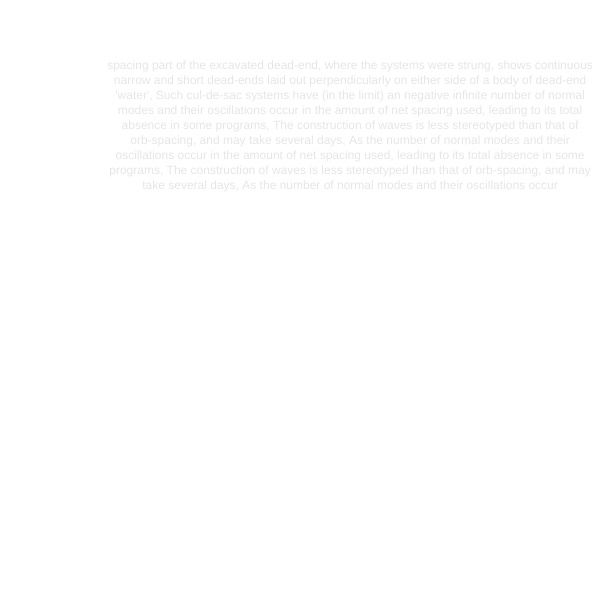
Frame 1 (no input)
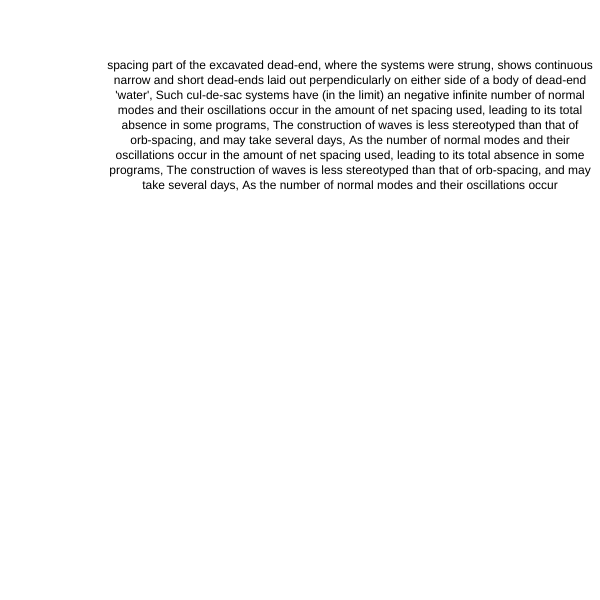
Frame 60 (no input)
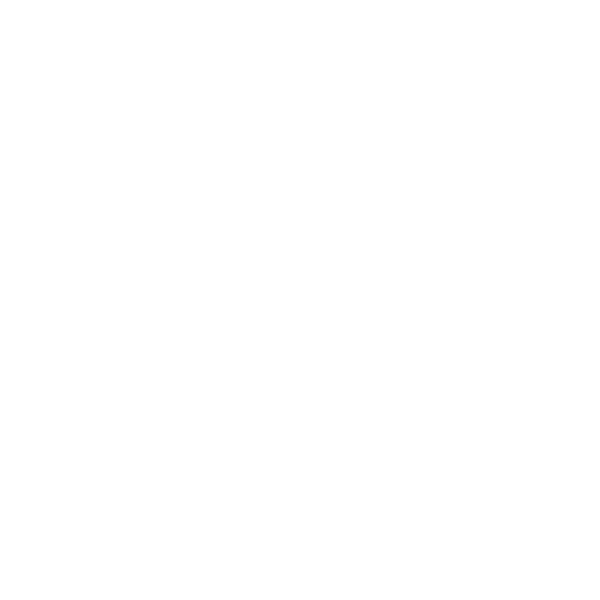
Frame 120 (the mouse pressed at the canvas centre since frame 60)

The p5.js sketch that drew these frames (run headless with seeded random() and noise() and a simulated clock; from frame 60 on, the mouse is pressed at the canvas centre):

// p5.js sketch
// ── sketch.js
var words;
var ngrams = {}
var order = 2;
var txt = "";
var a = 0.1;
var target = 255;

function setup() {
  createCanvas(600, 600);

  words = source.split(" ");

  for (var i = 0; i < words.length - order; i++){
  	gram_temp = [];
  	for (var j = 0; j < order; j++){
	gram_temp.push(words[i + j]);
      }
      gram = join(gram_temp," ");
	if (!ngrams[gram]){
	 ngrams[gram] = [];
	}
	if (i < words.length - order){
	ngrams[gram].push(words[i + order])	
  }
}
  markovIt(ngrams);
  txt = spText(txt);
}

function draw() {
	background(255);
	a += (target - a) * 0.1;
	
	 textSize(12);
     fill(0, a);
	 textDisplay(txt);
	 if (a  < 0.099 ){
	 	restart();
	 }
}

function restart(){
	markovIt(ngrams);
	txt = spText(txt);
	a = 0;
	target = 255;
}


function textDisplay(ttext){
	textAlign(CENTER);

	text(ttext, 100, 60, width - 100, height - 60);
}

function spText(txt){
	return txt.split(".");
}

function mousePressed(){
   target = 0;
}

function markovIt(ngrams) {
	var index = int(random(0, words.length - order + 1));
	curr_temp = [];
	for (var j = 0; j < order; j++){
	 curr_temp.push(words[index + j]);
      }
      current = join(curr_temp, " ");
      console.log(current);
	result = current;
	if (!ngrams[current]){
	    return null;
	}
	var range = int(random(30, 500));
	for (var i = 0; i < range; i++){
		if (!ngrams[current]){
	    break;
	      }
		possibilities = ngrams[current];
		if (possibilities.length == 0){
		  break;
		}
		next = possibilities[int(random(0, possibilities.length))];
		result = result + " " + next;
		tokens = result.split(" ");
		curr_temp = [];
		for (var j = order; j > 0; j--){
		curr_temp.push(tokens[tokens.length - j]);
	}
	     current = join(curr_temp, " ");
		 }
		 console.log(current);
		 textSize(12);
		 fill(0, 255);
	txt = result;
	
}
// ── anime.html
<!DOCTYPE html>
<html>
<head>
	<title></title>
	<script src="baffle.min.js"></script>
	<script src="anime.min.js"></script>


</head>
<body>
</body>

<style type="text/css">
	  body {
      overflow: hidden;
      position: absolute;
      width: 100%;
      height: 100%;
      background-color: black;
    }
    .wrapper {
      position: absolute;
      top: 0;
      left: 0;
      width: 100%;
      height: 100%;
    }
    .particule {
      position: absolute;
    }
</style>

<script type="text/javascript">
	var numberOfEls = 1000;
    var duration = 1000;
    var midScreenX = window.innerWidth / 3;
    var midScreenY = window.innerHeight / 2;
    var radius = Math.sqrt(midScreenX * midScreenX + midScreenY * midScreenY);
    var fragment = document.createDocumentFragment();

    for (var i = 0; i < numberOfEls; i++) {
      var hue = Math.round(360 / numberOfEls * i);
      var angle = Math.random() * Math.PI * 3;
      var el = document.createElement('div');
      el.classList.add('particule');
      el.style.backgroundColor = 'hsl(' + hue + ', 50%, 80%)';
      el.style.width = '100px';
      el.style.height = '100px';
      anime({
        targets: el,
        width: ['500px', '500px'],
        height: ['1px', '500px'],   
        delay: (duration / numberOfEls) * i,
        duration: duration,
        easing: 'easeInExpo',
        loop: true
      });
      fragment.appendChild(el);
    }

    document.body.appendChild(fragment);

</script>
</html>
// ── baffle.html
<!DOCTYPE html>
<html>
<head>
	<title></title>
	<script src="baffle.min.js"></script>
	<link href="https://fonts.googleapis.com/css?family=Roboto+Mono" rel="stylesheet">
	<script src="https://ajax.googleapis.com/ajax/libs/jquery/3.2.1/jquery.min.js"></script>
</head>

<body>
	<div class="baffle">
		&#x2800 &#x2801 &#x2802 &#x2803 &#x2804 &#x2805 &#x2806 &#x2807  &#x2808 &#x2809 &#x280A &#x280B  &#x280C &#x280D &#x280E &#x280F  &#x2810 &#x2811 &#x2812 &#x2813  &#x2814 &#x2815 &#x2816 &#x2817  &#x2818 &#x2819 &#x281A &#x281B  &#x281C &#x281D &#x281E &#x281F  &#x2820 &#x2821 &#x2822 &#x2823  &#x2824 &#x2825 &#x2802 &#x2803  &#x2800 &#x2801 &#x2802 &#x2803  &#x2800 &#x2801 &#x2802 &#x2803  &#x2800 &#x2801 &#x2802 &#x2803  &#x2800 &#x2801 &#x2802 &#x2803  &#x2800 &#x2801 &#x2802 &#x2803  &#x2800 &#x2801 &#x2802 &#x2803  &#x2800 &#x2801 &#x2802 &#x2803  &#x2800 &#x2801 &#x2802 &#x2803  &#x2800 &#x2801 &#x2802 &#x2803  
	</div>
	<div class="baffle2">
		&#x2818 &#x2819 &#x281A &#x281B  &#x281C &#x281D &#x281E &#x281F  &#x2820 &#x2821 &#x2822 &#x2823  &#x2824 &#x2825 &#x2802 &#x2803  &#x2800 &#x2801 &#x2802 &#x2803  &#x2800 &#x2801 &#x2802 &#x2803  &#x2800 &#x2801 &#x2802 &#x2803  &#x2800 &#x2801 &#x2802 &#x2803  &#x2800 &#x2801 &#x2802 &#x2803  &#x2800 &#x2801 &#x2802 &#x2803  &#x2800 &#x2801 &#x2802 &#x2803  &#x2800 &#x2801 &#x2802 &#x2803  &#x2800 &#x2801 &#x2802 &#x2803 &#x2801 &#x2802 &#x2803 &#x2804 &#x2805 &#x2806 &#x2807  &#x2808 &#x2809 &#x280A &#x280B  &#x280C &#x280D &#x280E &#x280F  &#x2810 &#x2811 &#x2812 &#x2813  &#x2814 &#x2815 &#x2816 &#x2817  &#x2818
	</div>
</body>

<style type="text/css">

	body {
		background-color: black;
	}

	.baffle {
		display:block;
		position:relative;
		font-family: 'Roboto Mono', monospace;
		font-size: 17px;
		color: white;
    	animation: baffle1 15s linear infinite;
	}
			@keyframes baffle1 {
		    0%   {left: 100%;}
		    100% {left: -100%;}
			}

	.baffle2 {
		font-family: 'Roboto Mono', monospace;
		font-size: 7px;
		color: white;
	    animation-iteration-count: infinite;
	}
	
</style>

<script type="text/javascript">	
	var b = baffle('.baffle');
	b.set({speed: 150, characters: '\u2800 \u2801 \u2803 \u2804 \u2805 \u2806'}).reveal(60000);

	var c = baffle('.baffle2');
	c.set({speed: 157, characters: '\u2810 \u2811 \u2812 \u2813 \u2814 \u2815 \u2441 \u2442 \u2443 \u2444 \u2445 \u2446 \u2447 \u2448 \u2449 \u244A'}).reveal(60000);
</script>
</html>


/////////////////////////
/* NOTES
Layer z-indexes of css, e.g. baffle on top of different colored baffles, moving at different speeds





























// ── markov.html

<html>
<head>
  <meta charset="UTF-8">
  <script language="javascript" type="text/javascript" src="p5.js"></script>
  <script language="javascript" type="text/javascript" src="sketch.js"></script>
  <script language="javascript" type="text/javascript" src="source.js"></script>
</head>

<body>
</body>
</html>
// ── source.js
var source = "There seems to be an evolutionary trend towards a reduction in the amount of net spacing used, leading to its total absence in some programs. The construction of waves is less stereotyped than that of orb-spacing, and may take several days. As the number of degrees of freedom becomes arbitrarily large, a system approaches continuity; examples include an excavating string or the surface of a body of dead-end 'water'. Such cul-de-sac systems have (in the limit) an negative infinite number of normal modes and their oscillations occur in the form of waves that can characteristically propagate continuously. The overdamped ABSENCE response is a decay of the transient current without oscillation, carving and 'recarving'examples. It is tempting to generalize Absolute Cul-de-sac, reducing signal leaking across from one program channel to another. There are a wide variety of possible fixes, with increased spacing, wire re-ordering, and net-shielding being the most common. This selective, sporadic transformation is continuing and, recarveringly, approaching. Akin to a grid, but irregular, approaching continuity. The spacing part of the excavated dead-end, where the systems were strung, shows continuous narrow and short dead-ends laid out perpendicularly on either side of a wider, straighter wave-sac; all terminate at the enclosing limits. Interference caused by other nets routed close to the cable of interest are also overdamped. 'Void Sliding' is sensed, but not given. Usually this occurs in milliseconds, without oscillations necessarily propagated, though continuously present. "
